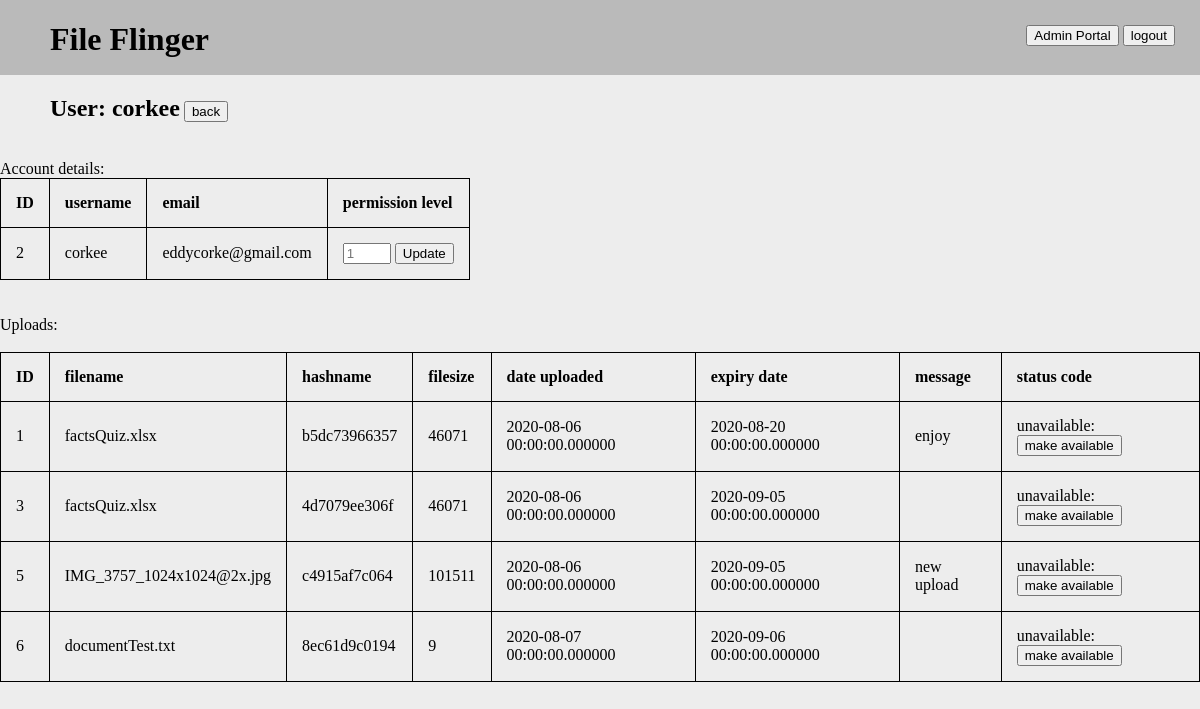
/admin_portal/users/2 (signed in), run on an earlier commit of the app's database.
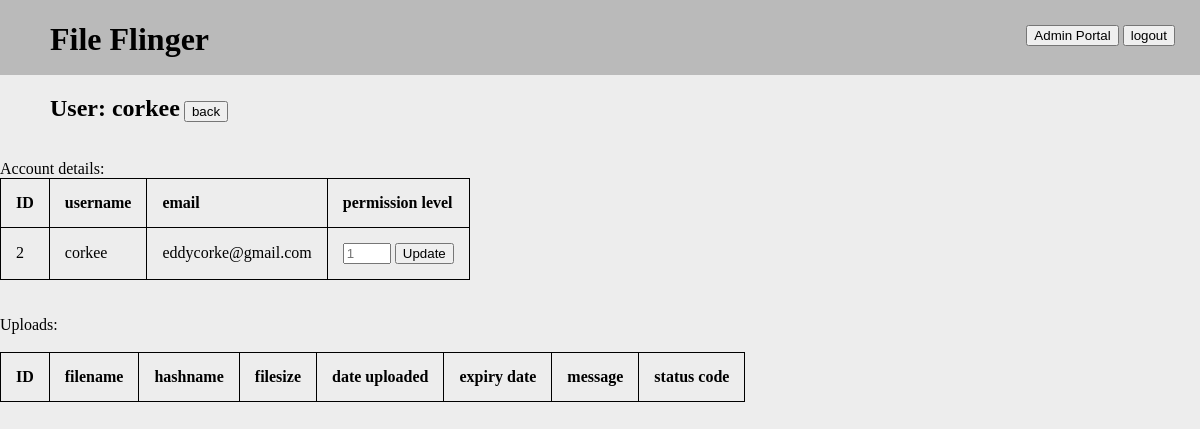
And on a later commit of the database.
### serv/models.py (models this page shows, shortened)
class Upload(db.Model):
    id = db.Column(db.Integer, primary_key=True)
    filename = db.Column(db.String(256), nullable=False)
    filesize = db.Column(db.Integer, nullable=False)
    hashname = db.Column(db.String(16), unique=True, nullable=False)
    datetime = db.Column(db.DateTime, nullable=False)
    expirationDatetime = db.Column(db.DateTime, nullable=False)
    uploaderEmail = db.Column(db.String(320), nullable=False)
    message = db.Column(db.String(512), nullable=False, default="")
    status = db.Column(db.Integer, default=1, nullable=False)  # 1: available, 0: unavailable
    password = db.Column(db.String(256))

### serv/routes.py (the view, shortened to what this page needs)
@app.route('/admin_portal/users/<userID>')
@login_required
def view_user_account(userID):
    if current_user.permLevel < config.permissionLevels['admin']:
        flash("Access to the admin portal area is restricted")
        return redirect(url_for('home'))
    status = request.args.get('status')
    upload_id = request.args.get('upload_id')
    if status:
        db.session.execute("UPDATE Upload SET status = " + status + " WHERE id = " + upload_id)
        db.session.commit()
        logger.log.info('User with id {} changed the availability of upload with id {} to {}'.format(current_user.id, upload_id, status))
    permLevel = request.args.get('permLevel')
    user = db.session.execute("SELECT id, username, email, permLevel FROM User WHERE id = " + userID).fetchone()
    if user is None:
        flash("No user with ID: " + userID)
        return redirect(url_for('view_users'))
    uploads = db.session.execute("SELECT id, filename, hashname, filesize, datetime, expirationDatetime, message, status FROM Upload WHERE uploaderEmail = \"" + user[2] + "\"")
    return render_template('view_user_account.html', title="User Page...", userData=user, uploads=uploads)

### serv/models.py (called while the page is built)
@login_manager.user_loader
def load_user(user_id):
    return User.query.get(int(user_id))

### serv/templates/view_user_account.html
{% extends "template.html" %}
{% block content %}
    <h2>User: {{userData[1]}}</h2>
    <a href="{{ url_for('view_users') }}"><button>back</button></a><br><br>
    Account details:
        <table>
            <th>ID</th>
            <th>username</th>
            <th>email</th>
            <th>permission level</th>
            <tr>
                <td>{{userData[0]}}</td>
                <td>{{userData[1]}}</td>
                <td>{{userData[2]}}</td>
                <td>
                    {% if current_user.id != userData[0] %}
                        <form action="">
                            <input type="number" name="permLevel" min="1" max="{{ current_user.permLevel }}" placeholder="{{userData[3]}}">
                            <input type="submit" value="Update">
                        </form>
                    {% else %}
                        {{userData[3]}}
                    {% endif %}
                </td>
            </tr>
        </table>
        <br><br>
        Uploads:<br><br>
        <table>
            <th>ID</th>
            <th>filename</th>
            <th>hashname</th>
            <th>filesize</th>
            <th>date uploaded</th>
            <th>expiry date</th>
            <th>message</th>
            <th>status code</th>
            {% for item in uploads %}
            <tr>
                <td>{{item[0]}}</td>
                <td>{{item[1]}}</td>
                <td>{{item[2]}}</td>
                <td>{{item[3]}}</td>
                <td>{{item[4]}}</td>
                <td>{{item[5]}}</td>
                <td>{{item[6]}}</td>
                <td>
                    {% if item[7] == 0 %}
                        unavailable:
                        <a href="{{userData[0]}}?status=1&upload_id={{item[0]}}"><button>make available</button></a>
                    {% else %}
                        available:
                        <a href="{{userData[0]}}?status=0&upload_id={{item[0]}}"><button>make unavailable</button></a>
                    {% endif %}
                </td>
            </tr>
            {% endfor %}
        </table>
{% endblock content %}

What changed in the data, as far as the page shows it:
removed Upload: id "1", filename "factsQuiz.xlsx", hashname "b5dc73966357", filesize "46071", datetime "2020-08-06 00:00:00.000000", expirationDatetime "2020-08-20 00:00:00.000000", message "enjoy"
removed Upload: id "3", filename "factsQuiz.xlsx", hashname "4d7079ee306f", filesize "46071", datetime "2020-08-06 00:00:00.000000", expirationDatetime "2020-09-05 00:00:00.000000"
removed Upload: id "5", filename "IMG_3757_1024x1024@2x.jpg", hashname "c4915af7c064", filesize "101511", datetime "2020-08-06 00:00:00.000000", expirationDatetime "2020-09-05 00:00:00.000000", message "new upload"
removed Upload: id "6", filename "documentTest.txt", hashname "8ec61d9c0194", filesize "9", datetime "2020-08-07 00:00:00.000000", expirationDatetime "2020-09-06 00:00:00.000000"
